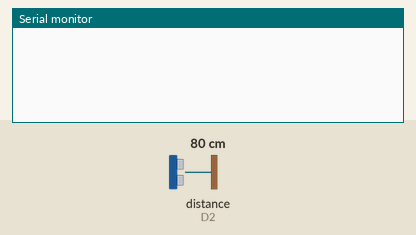
A sketch run on a simulated ESP8266 (NodeMCU). On the bench: the last lines printed to the serial monitor. The inputs (shaded band) are chosen by the test bench; at power-on: distance to the obstacle (sensor on D2) 80 cm. The echo pulse lasts 58.3 µs per cm.

Above: at 2.7 s.
2.8 s: distance to the obstacle (sensor on D2) set to 2 cm
At 6.3 s:
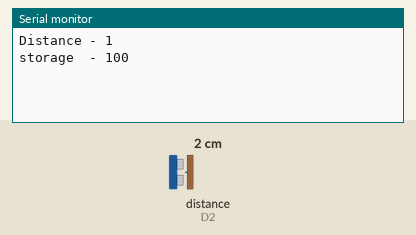
9.9 s: distance to the obstacle (sensor on D2) set to 4 cm
At 11.4 s:
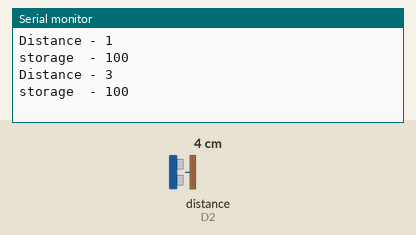

Measured:
- after the input at 2.8 s, the serial monitor: prints a new line after 2.7 s (image 1)
- after the input at 9.9 s, the serial monitor: prints a new line after 0.61 s (image 2)

The sketch:

bin_system.ino
```cpp
#define CAYENNE_PRINT Serial     // Comment this out to disable prints and save space
#include <CayenneMQTTESP8266.h> // Change this to use a different communication device. See Communications examples.

// WiFi network info.
char ssid[] = "Gbridge";
char wifiPassword[] = "gokulraja";

// Cayenne authentication info. This should be obtained from the Cayenne Dashboard.
char username[] = "4f753c40-35d9-11ea-b73d-1be39589c6b2";
char password[] = "a8250f860dab66015680534bd3de42b0bd038fd3";
char clientID[] = "0553a0c0-35de-11ea-8221-599f77add412";

// defines pins numbers
const int trigPin = D1;
const int echoPin = D2;

// defines variables
long duration;
int distance;

const int bin_height = 60;
uint32_t timestamp;

void setup() {
  Serial.begin(115200);
  Cayenne.begin(username, password, clientID, ssid, wifiPassword);
  pinMode(trigPin, OUTPUT);
  pinMode(echoPin, INPUT);
}

void loop() {

  Cayenne.loop();

  if ((millis() - timestamp) > 5000)
  {
    timestamp = millis();

    digitalWrite(trigPin, LOW);
    delayMicroseconds(2);
    digitalWrite(trigPin, HIGH);
    delayMicroseconds(10);
    digitalWrite(trigPin, LOW);

    duration = pulseIn(echoPin, HIGH);
    distance= duration*0.034/2;

    Serial.print("Distance - ");
    Serial.println(distance);

    int bin_storage = map(distance, 5, bin_height, 100,  0);
    bin_storage = constrain(bin_storage, 0 , 100);
    Serial.print("storage  - ");
    Serial.println(bin_storage);

    Cayenne.virtualWrite(1, timestamp/1000);
  }
}
```
